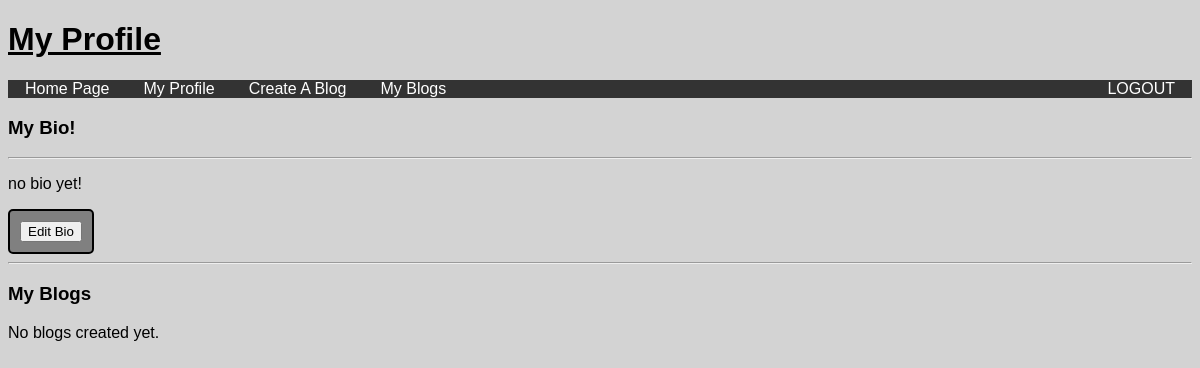
The page /profile (signed in) on the database as committed earlier.
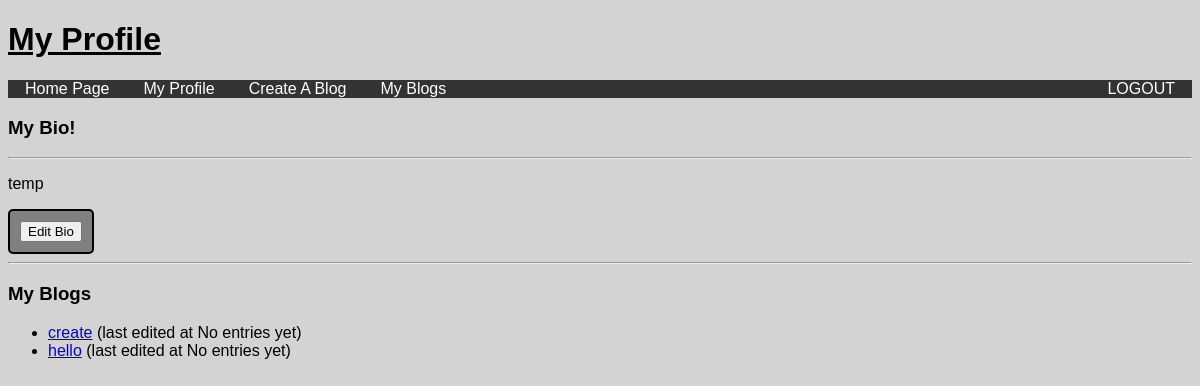
The same page on the database as committed later.
### tables this page shows
CREATE TABLE users(username TEXT, password TEXT, bio TEXT, creation_date INTEGER);

CREATE TABLE blogs(blog_name TEXT, blog_creator TEXT, blog_link TEXT, blog_content TEXT, last_edited INTEGER);

### __init__.py (the view)
@app.route("/profile", methods=["GET", "POST"]) # user profile
def profile():
    if 'username' not in session:
      return redirect(url_for('index'))
    db = sqlite3.connect(DB_FILE)
    c = db.cursor()
    username = session['username']
    c.execute("SELECT bio, creation_date from users WHERE username = ?", (username,))
    result = c.fetchone()
    bio = result[0] if result and result[0] else None
    creation_date = result[1] if result else None
    formatted_creation_date = None
    if creation_date:
        dt = datetime.fromtimestamp(creation_date)
        formatted_creation_date = dt.strftime('%B %d, %Y')
    c.execute("SELECT blog_name FROM blogs WHERE blog_creator = ?", (username,))
    blogs_raw = c.fetchall()
    blogs = []
    for blog in blogs_raw:
        blog_name = blog[0]
        c.execute("SELECT MAX(timestamp) FROM entries WHERE blog_name = ?", (blog_name,))
        last_edit = c.fetchone()[0]
        if last_edit:
            dt = datetime.fromtimestamp(last_edit)
            formatted_date = dt.strftime('%B %d, %Y at %I:%M %p EST')
            blogs.append((blog_name, formatted_date))
        else:
            blogs.append((blog_name, "No entries yet"))
    db.close()
    return render_template("profile_page.html", username = username, bio = bio, curr_user = session['username'], blogs = blogs, creation_date = formatted_creation_date)

### templates/profile_page.html (shortened to what this page needs)
<!DOCTYPE html>
<html>
<head>
  <link rel="stylesheet" href="../static/profile_page.css" />
  <link rel="stylesheet" href="../static/nav.css" />
</head>
<body>
  {% if curr_user == username %}
    <h1>My Profile</h1>
  {% else %}
    <h1>{{username}}'s Profile</h1>
  {% endif %}
    <nav>
      <ul class="nav-links">
        <li><a href="{{ url_for('homepage') }}">Home Page</a></li>
        <li><a href="{{ url_for('profile') }}">My Profile</a></li>
        <li><a href="{{ url_for('create_page') }}">Create A Blog</a></li>
        <li><a href="{{ url_for('edit_page') }}">My Blogs</a></li>
        <li><a href="{{ url_for('logout') }}">LOGOUT</a></li>
      </ul>
    </nav>
    {% if curr_user == username %}
      <h3>My Bio!</h3>
    {% else %}
      <h3>{{username}}'s Bio!</h3>
    {% endif %}
    <hr>
    {% if bio %}
      <p>{{ bio }}</p>
    {% else %}
      <p>no bio yet!</p>
    {% endif %}
    {% if curr_user == username %}
      <form action="{{ url_for('edit_profile') }}" method="GET">
        <button type="submit">Edit Bio</button>
      </form>
    {% endif %}
    <hr>
    {% if curr_user == username %}
      <h3>My Blogs</h3>
    {% else %}
      <h3>{{username}}'s Blogs</h3>
    {% endif %}
    {% if blogs %}
      <ul>
        {% for blog in blogs %}
          <li><a href="{{ url_for('view_blog', blog_name=blog[0]) }}">{{ blog[0] }}</a> (last edited at {{ blog[1] }})</li>
        {% endfor %}
      </ul>
    {% else %}
      <p>No blogs created yet.</p>
    {% endif %}
</body>
</html>

### static/profile_page.css (style rules this page uses)
body { font-family: Verdana, Helvetica, sans-serif; background: lightgray; }
form { background: gray; padding: 10px; border: 2px solid black; min-width: none; max-width: fit-content; text-align: left; border-radius: 5px; }
h1 { text-decoration: underline; }

### static/nav.css (style rules this page uses)
nav { background-color: #333; }
.nav-links { list-style-type: none; padding: 0; margin: 0; display: flex; }
.nav-links li { margin: 0 15px; }
.nav-links li:last-child { margin-left: auto; }
.nav-links a { color: white; text-decoration: none; padding: 1px 2px; }

Rows that differ between the two databases and show on the page:
now on this page (row edited): users: bio "temp"
changed users: bio empty → "temp" (drawn)
added blogs: blog_name "create", blog "No entries yet"
added blogs: blog_name "hello", blog "No entries yet"
Other text that changed with them:
text no longer shown: "no bio yet! No blogs created yet."
